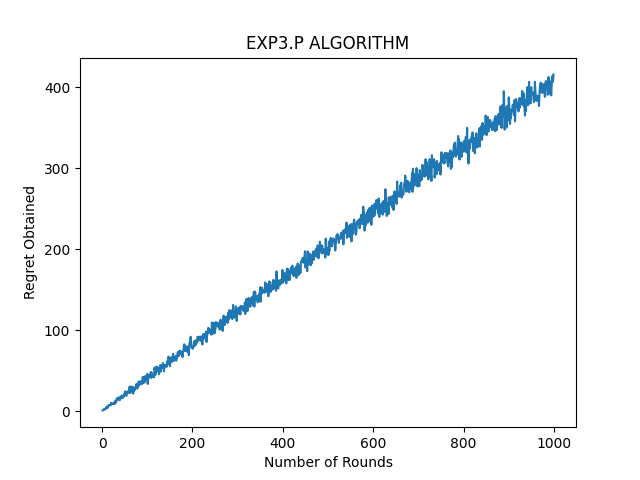

This figure's Python source:
"""
This python code file implements the multi-arm bandit exp3.p algorithm.
Comments are added at suitable places to enable the reader to get insights from the code.
Graphs are created to show the efficiency and accuracy of the results so obtained.
There are various versions of exp3.p. This version has been taken from http://rob.schapire.net/papers/AuerCeFrSc01.pdf. 
"""

# To create visual charts, matplotlib is the best python library.
import matplotlib.pyplot as plt

# Numpy is generally used for fast calculations and array handling.
import numpy as np

# Contains useful mathematical functions
import math

def exp3p_algorithm(num_arms, gamma, T):
    """
    This is the main function implementing exp3.p algorithm.
    It takes 3 arguments. num_arms denotes the number of arms in the multi-armed bandit problem.
    gamma is the probability of exploration versus exploitation.
    T are the number of rounds which we have to run.
    """
    regret = []
    # Higher alpha means more exploration. The below value of alpha is the optimal value so as to bound the regret in some delta radius.
    alpha = math.sqrt(2 * math.log(num_arms) / (num_arms * T))
    weights = np.zeros(num_arms)        # Initializing the weights. 
    probabilities = np.ones(num_arms)/num_arms      # Initializing the probabilities. 
    for i in range(num_arms):                       # The first loop to change the initial weights.
        weights[i] = np.exp(alpha*gamma*(pow(T/num_arms, 1/2))/3)
    for t in range(T):                              # Number of rounds.
        for i in range(num_arms):                   # Update for each arm.
            probabilities[i] = (1-gamma)*(weights[i])/(np.sum(weights)) + gamma/num_arms    
        arm = np.random.choice(np.arange(num_arms), p = probabilities)      # Choosing an arm on the basis of probabilities.
        rewards = simulate_rewards(num_arms)                    # Simulating rewards after each round.
        regret.append(max(rewards)-rewards[arm])
                
        for j in range(num_arms):                               # Changing the rewards suitably.
            if j == arm:
                rewards[j] = rewards[j]/probabilities[j]
            else:
                rewards[j] = 0
            weights[j] = weights[j]*np.exp((gamma/(3*num_arms))*(rewards[j]+alpha/(probabilities[j]*pow(num_arms*T, 1/2))))             # Updating weights.
        
    return sum(regret)              # Returning normalized weights.

def simulate_rewards(num_arms):
    """Randomly chosing reward values for each arm."""
    rewards = np.random.uniform(0, 1, num_arms)
    return rewards

gamma = 0.6
num_arms = 10
range_num_arms = range(1, 1000)
regret = [exp3p_algorithm(num_arms, gamma, i) for i in range_num_arms]
plt.plot(range_num_arms, regret)
plt.xlabel("Number of Rounds")
plt.ylabel("Regret Obtained")
plt.title("EXP3.P ALGORITHM")
plt.show()
